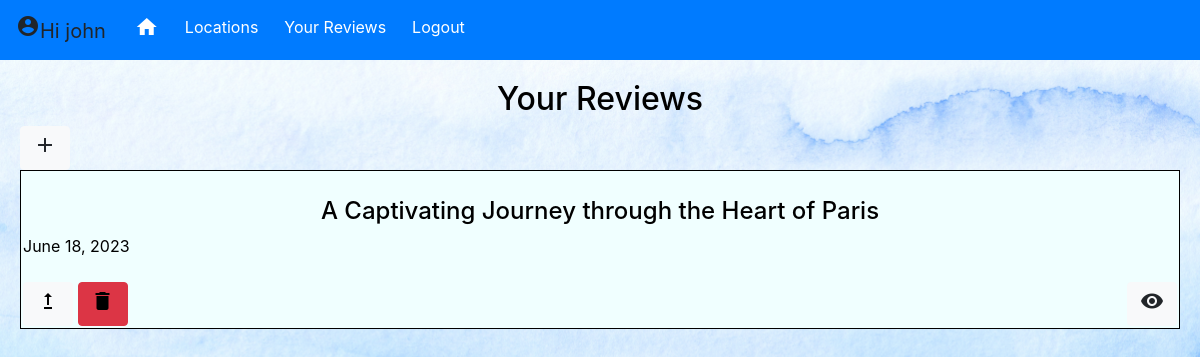
Before: /userreviewlist/ (signed in) with the older database file.
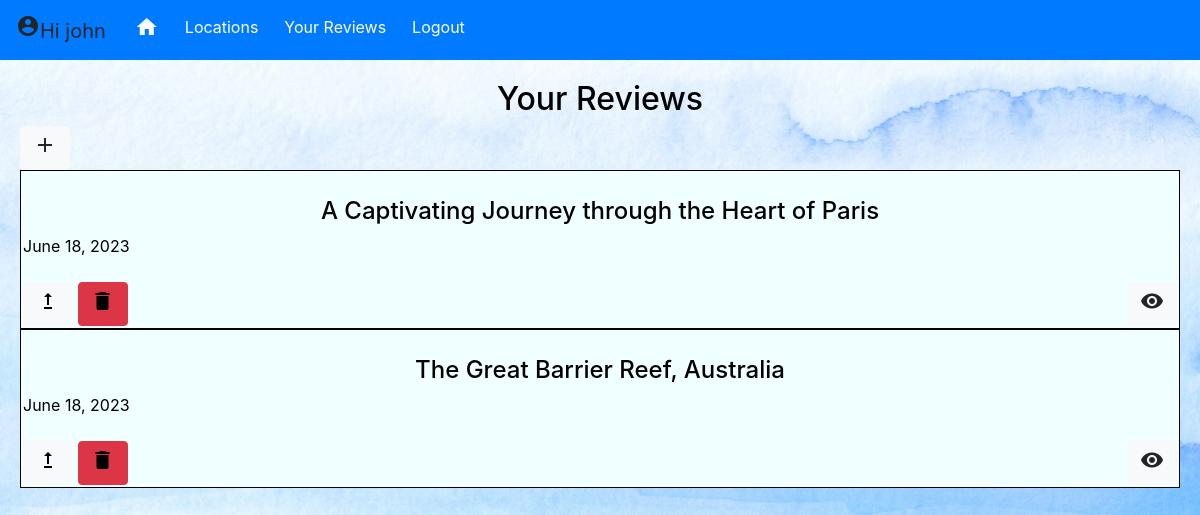
After: the same page with the newer database file.
### base/models.py (models this page shows)
class Review(models.Model):
    user = models.ForeignKey(User, on_delete=models.CASCADE, null=True,blank=True)
    title  = models.CharField(max_length=200)
    description = models.TextField(null=True,blank=True)
    location = models.CharField(max_length=200)
    public = models.BooleanField(default=True)
    date  = models.DateField(auto_now_add=True)
    rating = models.SmallIntegerField(default=1,validators=[MinValueValidator(0),MaxValueValidator(5)])
    image = models.ImageField(upload_to="reviews")
    def __str__(self):
        return self.title
    class Meta:
        ordering = ['date']

### base/views.py (the view, shortened to what this page needs)
# urls.py: path('userreviewlist/',views.ReviewList.as_view(), name= 'userreviewlist'),
class ReviewList(LoginRequiredMixin,ListView):
    model = Review
    template_name = 'base/user_review_list.html'
    context_object_name = 'review'
    user = Review.user
    def get_context_data(self, **kwargs):
        user=self.request.user
        context = super().get_context_data(**kwargs)
        user_reviews = context['review'].filter(user=self.request.user)
        context['review'] = user_reviews
        context['count'] = user_reviews.filter(public=True).count()
        return context

### base/templates/base/user_review_list.html (shortened to what this page needs)
{% extends 'base/mainbase.html' %}
{% block main %}
<h2>Your Reviews</h2>
    <a href="{% url 'reviewcreate' %}"><div class="btn btn-light"><span class="material-icons">
        </span></div></a>
{% for reviews in review %}
<div class="review-list">
<br>
    <a href="{% url 'detail' reviews.id %}">
        <h4>{{reviews}}</h4>
    </a>
    <li>{{reviews.date}}</li>
    <br>
    {% if reviews.public == True %}
    <p style="float: right;" class="btn btn-light"><span class="material-icons">
        </span></p>
    {% else %}
    <a style="float: right; size: 5px;" class="btn btn-secondary btn-lg"><span class="material-icons">
            visibility_off
        </span></a>
    {% endif %}
    <a " href=" {% url 'update' reviews.id %}" class="btn btn-light"><span class="material-icons">
        </span></a>
    <a href="{% url 'delete' reviews.id %}" class="btn btn-danger"><span class="material-icons">
        </span></a>
</div>
{% empty %}
<p>No reviews found.</p>
{% endfor%}
{% endblock %}

Changed rows visible on the page:
added Review: title "The Great Barrier Reef, Australia", date "June 18, 2023", public True (drawn)
